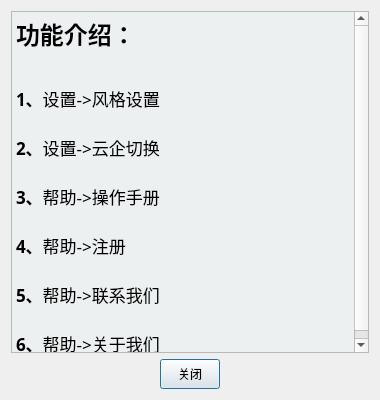
<?xml version="1.0" encoding="UTF-8"?>
<ui version="4.0">
 <class>Dialog</class>
 <widget class="QDialog" name="Dialog">
  <property name="geometry">
   <rect>
    <x>0</x>
    <y>0</y>
    <width>380</width>
    <height>400</height>
   </rect>
  </property>
  <property name="minimumSize">
   <size>
    <width>380</width>
    <height>400</height>
   </size>
  </property>
  <property name="maximumSize">
   <size>
    <width>380</width>
    <height>400</height>
   </size>
  </property>
  <property name="font">
   <font>
    <family>Heiti SC</family>
   </font>
  </property>
  <property name="windowTitle">
   <string>操作手册</string>
  </property>
  <property name="windowIcon">
   <iconset>
    <normaloff>:/root/DiVTAnFBWTZFfRV.png</normaloff>:/root/DiVTAnFBWTZFfRV.png</iconset>
  </property>
  <layout class="QVBoxLayout" name="verticalLayout">
   <item>
    <widget class="QTextBrowser" name="textBrowser_Operate_ShouCe">
     <property name="styleSheet">
      <string notr="true">#textBrowser_Operate_ShouCe{
	background-color: rgb(236, 240, 240);
}</string>
     </property>
     <property name="documentTitle">
      <string>操作手册</string>
     </property>
     <property name="readOnly">
      <bool>true</bool>
     </property>
     <property name="html">
      <string>&lt;!DOCTYPE HTML PUBLIC &quot;-//W3C//DTD HTML 4.0//EN&quot; &quot;http://www.w3.org/TR/REC-html40/strict.dtd&quot;&gt;
&lt;html&gt;&lt;head&gt;&lt;meta name=&quot;qrichtext&quot; content=&quot;1&quot; /&gt;&lt;meta charset=&quot;utf-8&quot; /&gt;&lt;title&gt;操作手册&lt;/title&gt;&lt;style type=&quot;text/css&quot;&gt;
p, li { white-space: pre-wrap; }
&lt;/style&gt;&lt;/head&gt;&lt;body style=&quot; font-family:'Microsoft YaHei UI'; font-size:9pt; font-weight:400; font-style:normal;&quot;&gt;
&lt;p style=&quot; margin-top:0px; margin-bottom:0px; margin-left:0px; margin-right:0px; -qt-block-indent:0; text-indent:0px;&quot;&gt;&lt;span style=&quot; font-family:'Heiti SC'; font-size:18pt; font-weight:700;&quot;&gt;功能介绍：&lt;/span&gt;&lt;/p&gt;
&lt;p style=&quot;-qt-paragraph-type:empty; margin-top:0px; margin-bottom:0px; margin-left:0px; margin-right:0px; -qt-block-indent:0; text-indent:0px; font-family:'Heiti SC'; font-size:18pt; font-weight:700;&quot;&gt;&lt;br /&gt;&lt;/p&gt;
&lt;p style=&quot; margin-top:0px; margin-bottom:0px; margin-left:0px; margin-right:0px; -qt-block-indent:0; text-indent:0px;&quot;&gt;&lt;span style=&quot; font-family:'Heiti SC'; font-size:13pt; font-weight:700;&quot;&gt;1、&lt;/span&gt;&lt;span style=&quot; font-family:'Heiti SC'; font-size:13pt;&quot;&gt;设置-&amp;gt;风格设置&lt;/span&gt;&lt;/p&gt;
&lt;p style=&quot;-qt-paragraph-type:empty; margin-top:0px; margin-bottom:0px; margin-left:0px; margin-right:0px; -qt-block-indent:0; text-indent:0px; font-family:'Heiti SC'; font-size:13pt;&quot;&gt;&lt;br /&gt;&lt;/p&gt;
&lt;p style=&quot; margin-top:0px; margin-bottom:0px; margin-left:0px; margin-right:0px; -qt-block-indent:0; text-indent:0px;&quot;&gt;&lt;span style=&quot; font-family:'Heiti SC'; font-size:13pt; font-weight:700;&quot;&gt;2、&lt;/span&gt;&lt;span style=&quot; font-family:'Heiti SC'; font-size:13pt;&quot;&gt;设置-&amp;gt;云企切换&lt;/span&gt;&lt;/p&gt;
&lt;p style=&quot;-qt-paragraph-type:empty; margin-top:0px; margin-bottom:0px; margin-left:0px; margin-right:0px; -qt-block-indent:0; text-indent:0px; font-family:'Heiti SC'; font-size:13pt;&quot;&gt;&lt;br /&gt;&lt;/p&gt;
&lt;p style=&quot; margin-top:0px; margin-bottom:0px; margin-left:0px; margin-right:0px; -qt-block-indent:0; text-indent:0px;&quot;&gt;&lt;span style=&quot; font-family:'Heiti SC'; font-size:13pt; font-weight:700;&quot;&gt;3、&lt;/span&gt;&lt;span style=&quot; font-family:'Heiti SC'; font-size:13pt;&quot;&gt;帮助-&amp;gt;操作手册&lt;/span&gt;&lt;/p&gt;
&lt;p style=&quot;-qt-paragraph-type:empty; margin-top:0px; margin-bottom:0px; margin-left:0px; margin-right:0px; -qt-block-indent:0; text-indent:0px; font-family:'Heiti SC'; font-size:13pt;&quot;&gt;&lt;br /&gt;&lt;/p&gt;
&lt;p style=&quot; margin-top:0px; margin-bottom:0px; margin-left:0px; margin-right:0px; -qt-block-indent:0; text-indent:0px;&quot;&gt;&lt;span style=&quot; font-family:'Heiti SC'; font-size:13pt; font-weight:700;&quot;&gt;4、&lt;/span&gt;&lt;span style=&quot; font-family:'Heiti SC'; font-size:13pt;&quot;&gt;帮助-&amp;gt;注册&lt;/span&gt;&lt;/p&gt;
&lt;p style=&quot;-qt-paragraph-type:empty; margin-top:0px; margin-bottom:0px; margin-left:0px; margin-right:0px; -qt-block-indent:0; text-indent:0px; font-family:'Heiti SC'; font-size:13pt;&quot;&gt;&lt;br /&gt;&lt;/p&gt;
&lt;p style=&quot; margin-top:0px; margin-bottom:0px; margin-left:0px; margin-right:0px; -qt-block-indent:0; text-indent:0px;&quot;&gt;&lt;span style=&quot; font-family:'Heiti SC'; font-size:13pt; font-weight:700;&quot;&gt;5、&lt;/span&gt;&lt;span style=&quot; font-family:'Heiti SC'; font-size:13pt;&quot;&gt;帮助-&amp;gt;联系我们&lt;/span&gt;&lt;/p&gt;
&lt;p style=&quot;-qt-paragraph-type:empty; margin-top:0px; margin-bottom:0px; margin-left:0px; margin-right:0px; -qt-block-indent:0; text-indent:0px; font-family:'Heiti SC'; font-size:13pt;&quot;&gt;&lt;br /&gt;&lt;/p&gt;
&lt;p style=&quot; margin-top:0px; margin-bottom:0px; margin-left:0px; margin-right:0px; -qt-block-indent:0; text-indent:0px;&quot;&gt;&lt;span style=&quot; font-family:'Heiti SC'; font-size:13pt; font-weight:700;&quot;&gt;6、&lt;/span&gt;&lt;span style=&quot; font-family:'Heiti SC'; font-size:13pt;&quot;&gt;帮助-&amp;gt;关于我们&lt;/span&gt;&lt;/p&gt;&lt;/body&gt;&lt;/html&gt;</string>
     </property>
     <property name="overwriteMode">
      <bool>false</bool>
     </property>
     <property name="placeholderText">
      <string>功能介绍</string>
     </property>
    </widget>
   </item>
   <item>
    <layout class="QHBoxLayout" name="horizontalLayout">
     <item>
      <spacer name="horizontalSpacer">
       <property name="orientation">
        <enum>Qt::Horizontal</enum>
       </property>
       <property name="sizeHint" stdset="0">
        <size>
         <width>88</width>
         <height>20</height>
        </size>
       </property>
      </spacer>
     </item>
     <item>
      <widget class="QPushButton" name="pushButton">
       <property name="minimumSize">
        <size>
         <width>60</width>
         <height>30</height>
        </size>
       </property>
       <property name="maximumSize">
        <size>
         <width>60</width>
         <height>30</height>
        </size>
       </property>
       <property name="font">
        <font>
         <family>Heiti SC</family>
        </font>
       </property>
       <property name="styleSheet">
        <string notr="true">background-color: qconicalgradient(cx:0.5, cy:0.5, angle:0, stop:0 rgba(237, 208, 22, 255), stop:0.225 rgba(166, 140, 41, 255), stop:0.267045 rgba(239, 206, 55, 255), stop:0.285 rgba(204, 181, 74, 255), stop:0.345 rgba(235, 219, 102, 255), stop:0.415 rgba(245, 236, 112, 255), stop:0.52 rgba(209, 190, 76, 255), stop:0.57 rgba(187, 156, 51, 255), stop:0.635 rgba(168, 142, 42, 255), stop:0.695 rgba(202, 174, 68, 255), stop:0.75 rgba(218, 202, 86, 255), stop:0.815 rgba(208, 187, 73, 255), stop:0.88 rgba(187, 156, 51, 255), stop:1 rgba(235, 213, 26, 255));</string>
       </property>
       <property name="text">
        <string>关闭</string>
       </property>
       <property name="icon">
        <iconset resource="resources.qrc">
         <normaloff>:/close/resources/image/close_2.svg</normaloff>:/close/resources/image/close_2.svg</iconset>
       </property>
       <property name="iconSize">
        <size>
         <width>20</width>
         <height>20</height>
        </size>
       </property>
      </widget>
     </item>
     <item>
      <spacer name="horizontalSpacer_2">
       <property name="orientation">
        <enum>Qt::Horizontal</enum>
       </property>
       <property name="sizeHint" stdset="0">
        <size>
         <width>108</width>
         <height>20</height>
        </size>
       </property>
      </spacer>
     </item>
    </layout>
   </item>
  </layout>
 </widget>
 <resources>
  <include location="resources.qrc"/>
 </resources>
 <connections/>
</ui>
